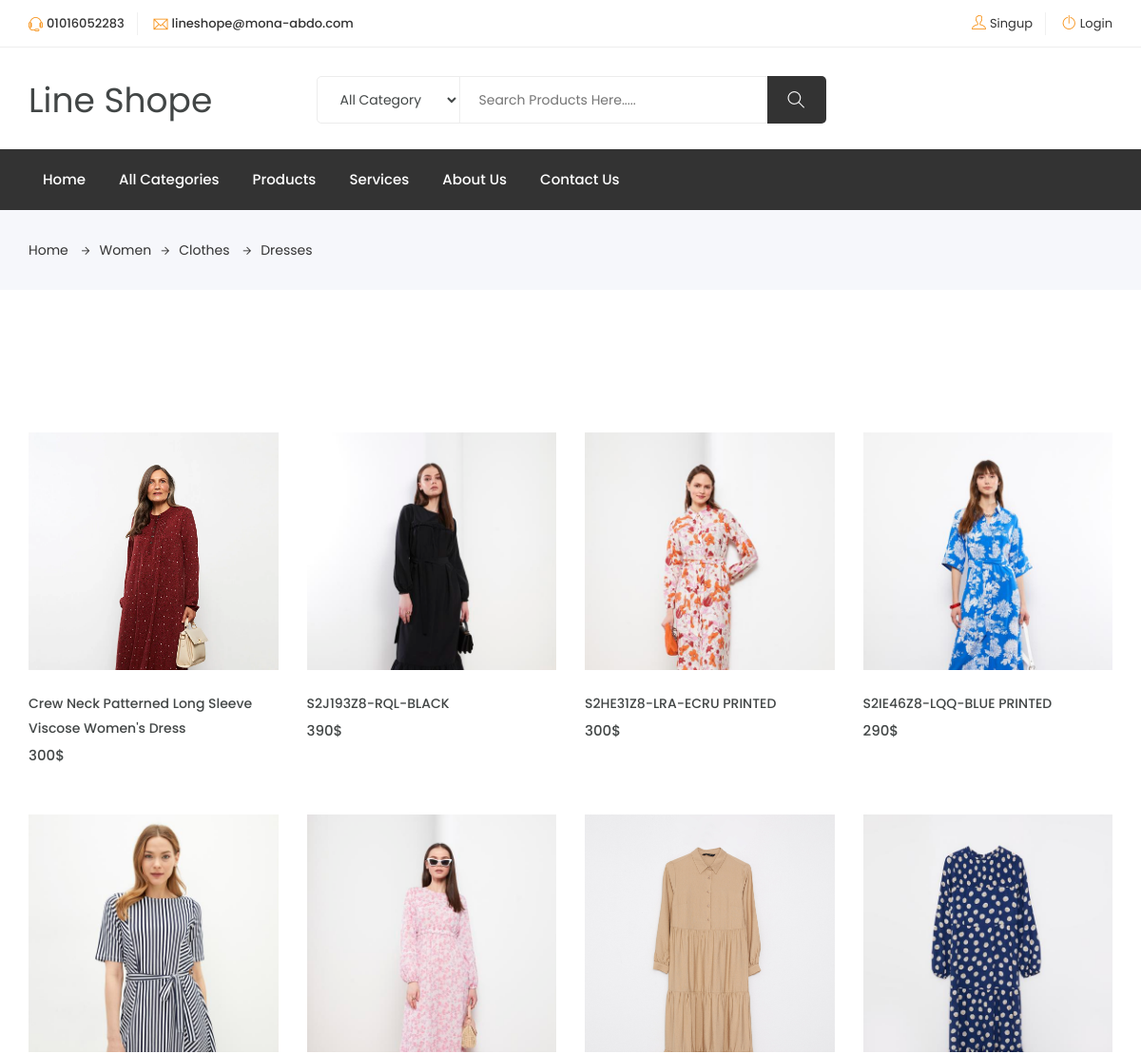
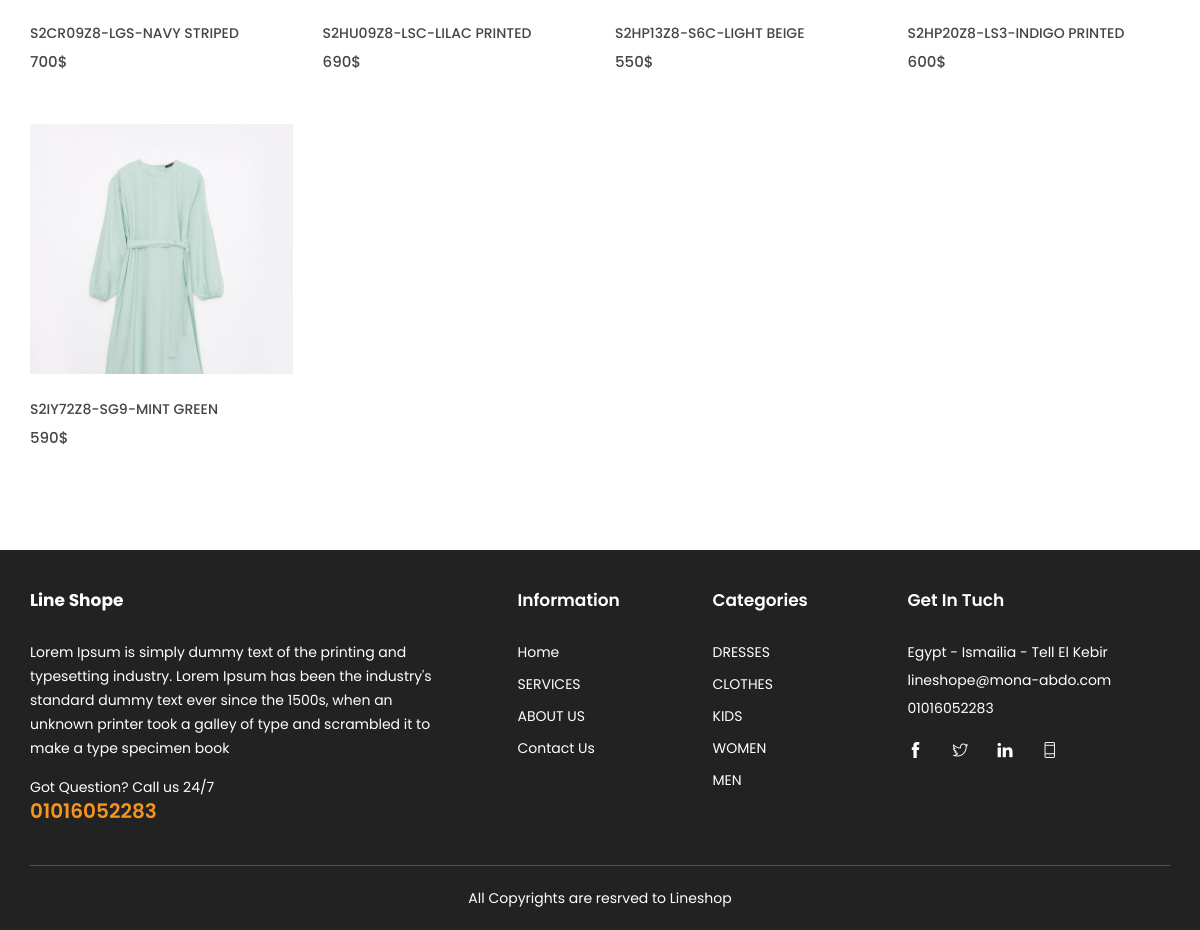
Screenshot of /category.php?category_id=18 with the database file from the repository (2 pictures, top to bottom).
### tables this page shows
CREATE TABLE `settings` (
  `id` tinyint(4) NOT NULL,
  `site_name` varchar(50) NOT NULL,
  `site_email` varchar(150) NOT NULL,
  `site_phone` varchar(50) NOT NULL,
  `site_link` varchar(255) NOT NULL,
  `site_status` tinyint(1) NOT NULL DEFAULT 1,
  `site_tags` varchar(255) NOT NULL,
  `site_desc` tinytext NOT NULL,
  `site_text_close` tinytext NOT NULL,
  `site_copyrights` tinytext NOT NULL,
  `site_summery` varchar(255) NOT NULL,
  `fb_url` varchar(255) NOT NULL,
  `tw_url` varchar(255) NOT NULL,
  `ln_url` varchar(255) NOT NULL,
  `wh_url` varchar(255) NOT NULL,
  `site_address` varchar(255) NOT NULL,
  `site_logo` varchar(150) NOT NULL,
  `slider_background` varchar(255) NOT NULL,
  `userid` tinyint(4) NOT NULL DEFAULT 1
);

CREATE TABLE `pages` (
  `id` tinyint(4) NOT NULL,
  `title` varchar(255) NOT NULL,
  `content` mediumtext NOT NULL,
  `status` tinyint(1) NOT NULL DEFAULT 1,
  `user_id` int(11) NOT NULL,
  `created_at` datetime NOT NULL,
  `updated_at` datetime NOT NULL
);

CREATE TABLE `categories` (
  `id` tinyint(4) NOT NULL,
  `name` varchar(50) NOT NULL,
  `description` varchar(255) DEFAULT NULL,
  `parent_id` tinyint(4) NOT NULL DEFAULT 0,
  `user_id` tinyint(4) NOT NULL,
  `status` tinyint(1) NOT NULL DEFAULT 0,
  `image` varchar(50) DEFAULT NULL,
  `created_at` datetime NOT NULL DEFAULT current_timestamp(),
  `updated_at` datetime NOT NULL DEFAULT current_timestamp()
);

CREATE TABLE `files` (
  `id` int(11) NOT NULL,
  `product_id` int(11) NOT NULL,
  `file_name` varchar(255) NOT NULL,
  `file_size` varchar(255) NOT NULL,
  `file_dir` varchar(255) NOT NULL
);

CREATE TABLE `products` (
  `id` int(11) NOT NULL,
  `title` varchar(255) NOT NULL,
  `category_id` tinyint(4) NOT NULL,
  `status` tinyint(1) NOT NULL,
  `user_id` tinyint(4) NOT NULL,
  `price` smallint(6) NOT NULL,
  `discount` tinyint(4) NOT NULL DEFAULT 0,
  `quantity` tinyint(4) NOT NULL DEFAULT 0,
  `details` text NOT NULL,
  `views` mediumint(9) NOT NULL,
  `created_at` datetime NOT NULL DEFAULT current_timestamp(),
  `updated_at` datetime NOT NULL DEFAULT current_timestamp()
);

### init.php (called while the page is built, shortened)
<?php
include "dashboard/config.php";
include "includes/functions/functions.php";
$css_front      = "assets/css/";

### category.php (the view, shortened to what this page needs)
<?php
include "init.php";
include $tpl."header.php";
$id = intval($_GET['category_id']);
$checkCat = checkItem('id','categories',$id);
$catDetails = get_row_data('categories','id',$id);
$subCats = get_data_column_count('categories','parent_id',$id);
if(isset($id) && $checkCat > 0 ):
?>
        <div class="breadcrumbs">
    			<div class="container">
    				<div class="row">
    					<div class="col-12">
    						<div class="bread-inner">
    							<ul class="bread-list">
    								<li><a href="index.php">Home</a></li>
    								<?=get_cat_parent($catDetails['parent_id'])?>
    								<li class="active">
    								    <a href="category.php?category_id=<?=$id?>">
    								        <i class="ti-arrow-right"></i><?=$catDetails['name']?>
    								    </a>
    								</li>
    							</ul>
    						</div>
    					</div>
    				</div>
    			</div>
    		</div>
    <section class="<?=($subCats > 0)? 'shop-home-list': 'product-area';?> section">
		<div class="container">
			<div class="row">
				<div class="col-lg-12 col-12">
					<?php
					if($subCats > 0){
    					$rows = get_all_rows_data('categories','parent_id',$id,16);
						foreach($rows as $row):
							if($row['status'] == 1):
								if($row['image'] == '')
									$image = 'no-img.jpg';
								else
									$image = $row['image'];
					?>
					 <div class="col-lg-3 col-md-3 float-left">
    					<div class="single-list">
						    <div class="row">
    							<div class="col-lg-6 col-md-6 col-12">
    								<div class="list-image overlay">
    									<img src="assets/uploads/categories/<?=$image?>" alt="#">
    								</div>
    							</div>
    							<div class="col-lg-6 col-md-6 col-12 no-padding">
    								<div class="content">
    									<h4 class="title"><a href="category.php?category_id=<?=$row['id']?>"><?=$row['name']?></a></h4>
    								</div>
    							</div>
						</div>
					</div>
					</div>
					<?php
							endif;
						endforeach;
					}else{
					    echo '<div class="single-list">
                                <div class="row">';
					    $rows = get_all_rows_data('products','category_id',$id,16);
					    foreach($rows as $product):
					        if($product['status'] == 1):
					?>
					            <div class="col-xl-3 col-lg-4 col-md-4 col-12">
										<div class="single-product">
											<div class="product-img" style="height:250px;">
														<a href="product-details.html">
															<?php
																$images = get_all_rows_data('files','product_id',$product['id'],1);
																foreach($images as $img):
															?>
															<img class="default-img" width="100%" height="350" src="assets/uploads/products/<?=$img['file_name']?>" alt="#">
															<?php endforeach; ?>
														</a>
													</div>
												<div class="product-content">
													<h3><a href="product.php?product_id=<?=$product['id']?>"><?= $product['title'] ?></a></h3>
												<div class="product-price">
													<span><?=$product['price']?>$</span>
												</div>
											</div>
										</div>
								</div>
					<?php
					        endif;
					   endforeach;
					   echo '</div></div>';
					}
					?>
					</div>
			</div>
		</div>
	</section>
    <?php include $tpl."footer.php";
    endif;
?>

### includes/templates/header.php (shortened to what this page needs)
<?php
include "includes/functions/functions.php";
?>
<!DOCTYPE html>
<html lang="zxx">
<head>
	<link rel="stylesheet" href="<?=$css_front?>bootstrap.css">
    <link rel="stylesheet" href="<?=$css_front?>magnific-popup.min.css">
    <link rel="stylesheet" href="<?=$css_front?>font-awesome.css">
	<link rel="stylesheet" href="<?=$css_front?>jquery.fancybox.min.css">
    <link rel="stylesheet" href="<?=$css_front?>themify-icons.css">
    <link rel="stylesheet" href="<?=$css_front?>niceselect.css">
    <link rel="stylesheet" href="<?=$css_front?>animate.css">
	<link rel="stylesheet" href="<?=$css_front?>flex-slider.min.css">
	<link rel="stylesheet" href="<?=$css_front?>jquery.exzoom.css"/>
    <link rel="stylesheet" href="<?=$css_front?>owl-carousel.css">
    <link rel="stylesheet" href="<?=$css_front?>slicknav.min.css">
	<link rel="stylesheet" href="https://cdn.datatables.net/1.11.3/css/jquery.dataTables.min.css">
    <link rel="stylesheet" href="https://unpkg.com/dropzone@5/dist/min/dropzone.min.css" type="text/css" />
	<link rel="stylesheet" href="<?=$css_front?>reset.css">
	<link rel="stylesheet" href="<?=$css_front?>style.css">
    <link rel="stylesheet" href="<?=$css_front?>responsive.css">
	<link rel="stylesheet" href="<?=$css_front?>myStyle.css">
	<?php
		$site_status = get_item('site_status','settings','id',1);
	?>
</head>
<body class="js">
	<header class="header shop">
		<div class="topbar">
			<div class="container">
				<div class="row">
					<div class="col-lg-5 col-md-12 col-12">
						<div class="top-left">
							<ul class="list-main">
								<li><i class="ti-headphone-alt"></i><?=get_item('site_phone','settings','id',1)?></li>
								<li><i class="ti-email"></i><?=get_item('site_email','settings','id',1)?></li>
							</ul>
						</div>
					</div>
					<div class="col-lg-7 col-md-12 col-12">
						<div class="right-content">
							<ul class="list-main">
								<?php if(isset($_SESSION['user_id']) && $_SESSION['user_id'] != ''): ?>
								<li><i class="ti-user"></i><a href="profile.php"><?=$_SESSION['username']?></a></li>
								<li><i class="ti-power-off"></i><a href="logout.php">Logout</a></li>
								<?php else: ?>
								<li><i class="ti-user"></i><a href="singup.php">Singup</a></li>
								<li><i class="ti-power-off"></i><a href="login.php">Login</a></li>
								<?php endif ?>
							</ul>
						</div>
					</div>
				</div>
			</div>
		</div>
		<div class="middle-inner">
			<div class="container">
				<div class="row">
					<div class="col-lg-2 col-md-2 col-12">
						<div class="logo">
							<a href="index.php" class="navbar-brand site_name"><?=get_item('site_name','settings','id',1)?></a>
						</div>
					</div>
					<div class="col-lg-8 col-md-7 col-12">
						<div class="search-bar-top">
							<div class="search-bar">
								<select class="nice-select" id="search_cats">
									<option selected="selected">All Category</option>
									<?php
									foreach(get_all_rows_data('categories','status',1) as $cat){
										echo '<option value="'.$cat['id'].'">'.$cat['name'].'</option>';
									}
									?>
								</select>
								<form method="GET" action="searchresult.php">
									<input name="search_key" placeholder="Search Products Here....." type="search">
									<button class="btnn" type="submit"><i class="ti-search"></i></button>
								</form>
							</div>
						</div>
					</div>
					<div class="col-lg-2 col-md-3 col-12">
					</div>
				</div>
			</div>
		</div>
		<div class="header-inner">
			<div class="container">
				<div class="cat-nav-head">
					<div class="row">
						<div class="col-lg-<?=(isActive('index.php',1) == 'active' || isActive('',1) == 'active')? '9' : '12'?> col-12">
							<div class="menu-area">
								<nav class="navbar navbar-expand-lg">
									<div class="navbar-collapse">
										<div class="nav-inner">
											<ul class="nav main-menu menu navbar-nav">
													<li class="<?=isActive('index.php',1)?><?=isActive('',1)?>"><a href="index.php">Home</a></li>
													<li class="<?=isActive('categories.php',1)?>"><a href="categories.php">All Categories</a></li>
													<li class="<?=isActive('products.php',1)?>"><a href="products.php">Products</a></li>
													<?php
														$pages = get_all_rows_data('pages','status',1,3);
														foreach($pages as $page){
															(isset($_GET['page_id']) && $_GET['page_id'] == $page['id'])? $class='active' : $class = '';
															echo '<li class="'.$class.'"><a href="page.php?page_id='.$page['id'].'">'.$page['title'].'</a></li>';
														}
													?>
													<li class="<?=isActive('contact.php',1)?>"><a href="contact.php">Contact Us</a></li>
												</ul>
										</div>
									</div>
								</nav>
							</div>
						</div>
					</div>
				</div>
			</div>
		</div>
	</header>

### includes/functions/functions.php (shortened to what this page needs)
<?php
if(! function_exists('isActive')){
    function isActive($pageName,$page = 2){
        $uri_path = parse_url($_SERVER['REQUEST_URI'], PHP_URL_PATH);
        $uri_segments = explode('/', $uri_path);
        if($uri_segments[$page] == $pageName)
        {
            return 'active';
        }
        else
        {
            return '';
        }
    }
}
if(! function_exists('get_data_column_count')){
    function get_data_column_count($tbl,$col_name,$id){
        global $con;
        $stmt = $con->prepare("SELECT * FROM $tbl WHERE $col_name = ?");
        $stmt->execute(array($id));
        $rows = $stmt->rowCount();
        return $rows;
    }
}
if(! function_exists('get_row_data')){
    function get_row_data($tbl,$col_name = 'id',$id){
        global $con;
        $stmt = $con->prepare("SELECT * FROM $tbl WHERE $col_name = ?");
        $stmt->execute(array($id));
        if($tbl == 'files')
            $row = $stmt->fetchAll();
        else
            $row = $stmt->fetch();
        return $row;
    }
}
if(! function_exists('get_all_rows_data')){
    function get_all_rows_data($tbl,$col,$id,$limit = ''){
        global $con;
        if($limit == ''){
            $stmt = $con->prepare("SELECT * FROM $tbl WHERE $col = ? ORDER BY id DESC");
            $stmt->execute(array($id));
        }else{
            $stmt = $con->prepare("SELECT * FROM $tbl WHERE $col = ? ORDER BY id DESC LIMIT $limit");
            $stmt->execute(array($id));
        }
        $rows = $stmt->fetchAll();
        return $rows;
    }
}
if(! function_exists('checkItem')){
    function checkItem($item, $from, $value){
        global $con;
        $statement = $con->prepare("SELECT $item FROM $from WHERE $item = ?");
		$statement->execute(array($value));
		$count = $statement->rowCount();
		return $count;
    }
}
if(! function_exists('get_item')){
    function get_item($column,$tbl,$col_name,$id){
        global $con;
        $stmt = $con->prepare("SELECT $column FROM $tbl WHERE $col_name = ?");
        $stmt->execute(array($id));
        $row = $stmt->fetch();
        if($stmt->rowCount() > 0){
            return $row[$column];
        }
    }
}
if(! function_exists('get_cat_parent')){
    function get_cat_parent($id){
        $row = get_row_data('categories','id',$id);
        $name = '';
        if(isset($row['parent_id']) && $row['parent_id'] != 0){
            $name.= get_cat_parent($row['parent_id']);
            $name .= '<li>
                        <a href="category.php?category_id='.$row['id'].'"><i class="ti-arrow-right"></i>'.$row['name'].'</a>
                    </li>';
        }
        else{
            if(isset($row['name']))
                $name = '<li><a href="category.php?category_id='.$row['id'].'"><i class="ti-arrow-right"></i>'.$row['name'].'</a></li>';
        }
        return $name;
    }
}

### includes/templates/footer.php (shortened to what this page needs)
<footer class="footer">
		<div class="footer-top section">
			<div class="container">
				<div class="row">
					<div class="col-lg-5 col-md-6 col-12">
						<div class="single-footer about">
							<div class="logo">
								<h4><a href="index.php" style="color:#fff;font-size:17px;font-weight:bold"><?=get_item('site_name','settings','id',1)?></a></h4>
							</div>
							<p class="text"><?=get_item('site_summery','settings','id',1);?></p>
							<p class="call">Got Question? Call us 24/7<span><a href="<?=get_item('wh_url','settings','id',1)?>"><?=get_item('site_phone','settings','id',1)?></a></span></p>
						</div>
					</div>
					<div class="col-lg-2 col-md-6 col-12">
						<div class="single-footer links">
							<h4>Information</h4>
							<ul>
								<li><a href="index.php">Home</a></li>
								<?php
									$pages = get_all_rows_data('pages','status',1,3);
									foreach($pages as $page){
										echo '<li><a href="page.php?id='.$page['id'].'">'.strtoupper($page['title']).'</a></li>';
									}
								?>
								<li><a href="contact.php">Contact Us</a></li>
							</ul>
						</div>
					</div>
					<div class="col-lg-2 col-md-6 col-12">
						<div class="single-footer links">
							<h4>Categories</h4>
							<ul>
							<?php
								$cats = get_all_rows_data('categories','status',1,5);
								foreach($cats as $cat){
									echo '<li><a href="category.php?category_id='.$cat['id'].'">'.strtoupper($cat['name']).'</a></li>';
								}
							?>
							</ul>
						</div>
					</div>
					<div class="col-lg-3 col-md-6 col-12">
						<div class="single-footer social">
							<h4>Get In Tuch</h4>
							<div class="contact">
								<ul>
									<li><?=get_item('site_address','settings','id',1)?></li>
									<li><?=get_item('site_email','settings','id',1)?></li>
									<li><?=get_item('site_phone','settings','id',1)?></li>
								</ul>
							</div>
							<ul>
								<li><a href="<?=get_item('fb_url','settings','id',1)?>"><i class="ti-facebook"></i></a></li>
								<li><a href="<?=get_item('tw_url','settings','id',1)?>"><i class="ti-twitter"></i></a></li>
								<li><a href="<?=get_item('ln_url','settings','id',1)?>"><i class="ti-linkedin"></i></a></li>
								<li><a href="<?=get_item('wh_url','settings','id',1)?>"><i class="ti-mobile"></i></a></li>
							</ul>
						</div>
					</div>
				</div>
			</div>
		</div>
		<div class="copyright">
			<div class="container">
				<div class="inner">
					<div class="row">
						<div class="col-lg-12 col-12">
							<div>
								<p class="text-center">	<?=get_item('site_copyrights','settings','id',1);?></p>
							</div>
						</div>
					</div>
				</div>
			</div>
		</div>
	</footer>
</body>
</html>

### rows the page displays
settings: get_item('site_phone','settings','id',1) "01016052283", site_email "lineshope@mona-abdo.com", site_name "Line Shope", site_summery "Lorem Ipsum is simply dummy text of the printing and typesetting industry. Lorem Ipsum has been the industry's standard dummy text ever since the 1500s, when an unknown printer took a galley of type and scrambled it to make a type specimen book", site_phone "01016052283", site_address "Egypt - Ismailia - Tell El Kebir", site_copyrights "All Copyrights are resrved to Lineshop"
pages: title "Services", title "SERVICES"
pages: title "About Us", title "ABOUT US"
categories: name "Women", name "WOMEN"
categories: name "Clothes", name "CLOTHES"
categories: name "Dresses", name "DRESSES"
products: title "Crew Neck Patterned Long Sleeve Viscose Women's Dress", price "300"
files: file_name (picture)
products: title "S2J193Z8-RQL-BLACK", price "390"
files: file_name (picture)
products: title "S2HE31Z8-LRA-ECRU PRINTED", price "300"
files: file_name (picture)
products: title "S2IE46Z8-LQQ-BLUE PRINTED", price "290"
files: file_name (picture)
products: title "S2CR09Z8-LGS-NAVY STRIPED", price "700"
files: file_name (picture)
products: title "S2HU09Z8-LSC-LILAC PRINTED", price "690"
files: file_name (picture)
products: title "S2HP13Z8-S6C-LIGHT BEIGE", price "550"
files: file_name (picture)
products: title "S2HP20Z8-LS3-INDIGO PRINTED", price "600"
files: file_name (picture)
products: title "S2IY72Z8-SG9-MINT GREEN", price "590"
files: file_name (picture)
categories: name "KIDS"
categories: name "MEN"
